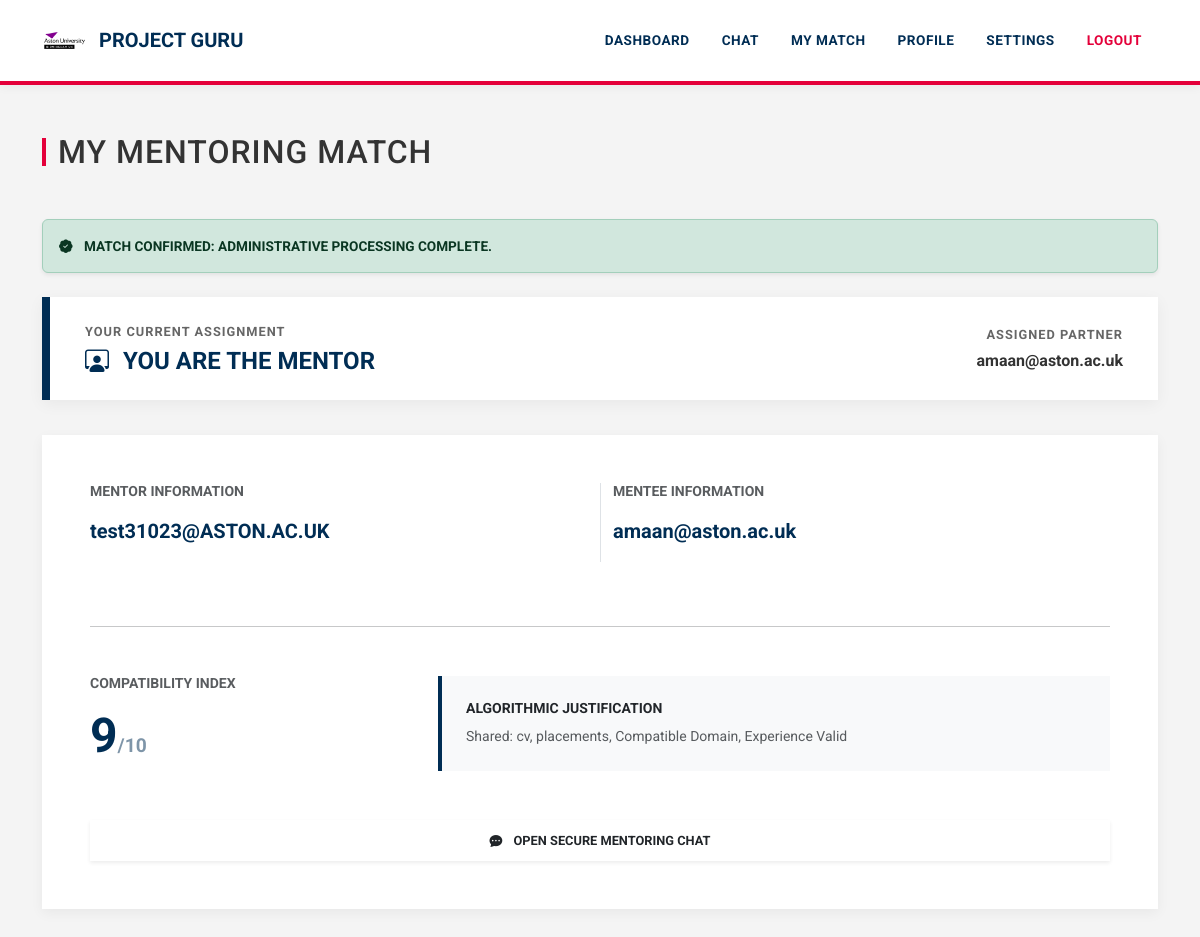
Page /match (signed in) on the committed database.
### tables this page shows
CREATE TABLE users (
    id INTEGER PRIMARY KEY AUTOINCREMENT,
    email TEXT UNIQUE,
    password TEXT,
    role TEXT,
    level TEXT,
    experience TEXT,
    domain TEXT,
    availability TEXT,
    location TEXT,
    status TEXT
, verification_code TEXT, is_verified INTEGER DEFAULT 0, reset_code TEXT);

CREATE TABLE matches (
    id INTEGER PRIMARY KEY AUTOINCREMENT,
    mentor_id INTEGER,
    mentee_id INTEGER,
    score INTEGER,
    reason TEXT,
    status TEXT DEFAULT 'pending',
    mentor_response TEXT DEFAULT 'pending',
    mentee_response TEXT DEFAULT 'pending'
, created_at TEXT);

### app.py (the view)
@app.route("/match")
def my_match():
    if "user_id" not in session:
        return redirect("/login")
    profile = get_active_profile()
    if not profile:
        return redirect("/dashboard")
    role = profile["role"]   # mentor OR mentee
    conn = get_db()
    user_id = session["user_id"]
    if role == "mentor":
        match = conn.execute("""
            SELECT * FROM matches
            WHERE mentor_id=? AND status IN ('approved', 'final')
            ORDER BY id DESC
        """, (user_id,)).fetchone()
    else:  # mentee
        match = conn.execute("""
            SELECT * FROM matches
            WHERE mentee_id=? AND status IN ('approved', 'final')
            ORDER BY id DESC
        """, (user_id,)).fetchone()
    mentor = None
    mentee = None
    mentor_q = None
    mentee_q = None
    if match:
        mentor = conn.execute("SELECT * FROM users WHERE id=?", (match["mentor_id"],)).fetchone()
        mentee = conn.execute("SELECT * FROM users WHERE id=?", (match["mentee_id"],)).fetchone()
        mentor_q = conn.execute("SELECT * FROM questionnaires WHERE user_id=?", (match["mentor_id"],)).fetchone()
        mentee_q = conn.execute("SELECT * FROM questionnaires WHERE user_id=?", (match["mentee_id"],)).fetchone()
    matches = conn.execute("""
        SELECT * FROM matches
        WHERE (mentor_id=? OR mentee_id=?) AND status='final'
    """, (user_id, user_id)).fetchall()
    conn.close()
    return render_template(
        "match.html",
        match=match,
        mentor=mentor,
        mentee=mentee,
        mentor_q=mentor_q,
        mentee_q=mentee_q,
        matches=matches,
        role=role,
        user_id=user_id
    )

### app.py (called while the page is built)
def get_db():
    conn = sqlite3.connect("database.db", timeout=30)
    conn.row_factory = sqlite3.Row
    return conn

def get_active_profile():
    if "profile_id" not in session:
        return None
    conn = get_db()
    profile = conn.execute("""
        SELECT * FROM profiles
        WHERE id=? AND user_id=?
    """, (session["profile_id"], session["user_id"])).fetchone()
    conn.close()
    return profile

### templates/match.html (shortened to what this page needs)
<!DOCTYPE html>
<html lang="en">
<head>
    <link href="https://cdn.jsdelivr.net/npm/bootstrap@5.3.2/dist/css/bootstrap.min.css" rel="stylesheet">
    <link rel="stylesheet" href="https://cdn.jsdelivr.net/npm/bootstrap-icons@1.11.3/font/bootstrap-icons.min.css">
</head>
<body>
{% include "navbar.html" %}
<div class="container mt-5 mb-5">
    <h2 class="mb-5">My Mentoring Match</h2>
    {% if match %}
        {% if match.status == "final" %}
            <div class="alert alert-success shadow-sm mb-4">
                <i class="bi bi-patch-check-fill me-2"></i> MATCH CONFIRMED: Administrative processing complete.
            </div>
            <div class="role-banner">
                <div>
                    <span class="role-text-primary">Your Current Assignment</span>
                    {% if user_id == match.mentor_id %}
                        <h3 class="role-title"><i class="bi bi-person-workspace me-2"></i> YOU ARE THE MENTOR</h3>
                    {% else %}
                        <h3 class="role-title"><i class="bi bi-mortarboard-fill me-2"></i> YOU ARE THE MENTEE</h3>
                    {% endif %}
                </div>
                <div class="role-partner text-end">
                    <span class="role-text-primary">Assigned Partner</span>
                    <span class="fw-bold">
                        {% if user_id == match.mentor_id %}{{ mentee.email }}{% else %}{{ mentor.email }}{% endif %}
                    </span>
                </div>
            </div>
            <div class="card match-card p-5">
                <div class="row mb-5">
                    <div class="col-md-6">
                        <h5 class="fw-bold text-uppercase small text-muted mb-3">Mentor Information</h5>
                        <p class="fw-bold fs-5" style="color: var(--aston-navy);">{{ mentor.email }}</p>
                    </div>
                    <div class="col-md-6 border-start">
                        <h5 class="fw-bold text-uppercase small text-muted mb-3">Mentee Information</h5>
                        <p class="fw-bold fs-5" style="color: var(--aston-navy);">{{ mentee.email }}</p>
                    </div>
                </div>
                <hr class="mb-5">
                <div class="row align-items-center">
                    <div class="col-md-4">
                        <h5 class="fw-bold text-uppercase small text-muted">Compatibility Index</h5>
                        <div class="fw-bold" style="font-size: 3rem; color: var(--aston-navy);">
                            {{ match.score }}<span style="font-size: 1.2rem; opacity: 0.5;">/10</span>
                        </div>
                    </div>
                    <div class="col-md-8">
                        <div class="p-4 bg-light border-start border-4" style="border-color: var(--aston-navy) !important;">
                            <h6 class="fw-bold text-uppercase small">Algorithmic Justification</h6>
                            <p class="text-muted mb-0 small" style="line-height: 1.6;">{{ match.reason }}</p>
                        </div>
                    </div>
                </div>
                <div class="mt-5">
                    <a href="/chat/{{match.id}}" class="btn btn-aston-navy w-100 py-3 shadow-sm">
                        <i class="bi bi-chat-dots-fill me-2"></i> Open Secure Mentoring Chat
                    </a>
                </div>
            </div>
        {% endif %}
    {% else %}
        <div class="text-center py-5">
            <i class="bi bi-person-x text-muted" style="font-size: 4rem; opacity: 0.2;"></i>
            <p class="text-muted mt-3 fw-bold">No active mentoring pairings found.</p>
            <a href="/dashboard" class="btn btn-outline-dark mt-2 border-2 fw-bold">RETURN TO DASHBOARD</a>
        </div>
    {% endif %}
</div>
</body>
</html>

### templates/match.html (style rules this page uses)
:root { --aston-navy: #002d54; --aston-red: #e4003a; --aston-grey: #f4f4f4; --aston-dark-grey: #333333; }
body { background-color: var(--aston-grey); font-family: 'Roboto', Arial, sans-serif; color: var(--aston-dark-grey); }
h2 { color: var(--aston-navy); font-weight: 700; text-transform: uppercase; letter-spacing: 1px; display: flex; align-items: center; }
h2::before { content: ""; display: inline-block; width: 4px; height: 28px; background: var(--aston-red); margin-right: 12px; }
.role-banner { background-color: white; border-left: 8px solid var(--aston-navy); padding: 25px 35px; box-shadow: 0 4px 15px rgba(0,0,0,0.05); display: flex; align-items: center; justify-content: space-between; margin-bottom: 35px; }
.role-text-primary { font-size: 0.8rem; text-transform: uppercase; font-weight: 700; color: #666; letter-spacing: 1px; margin-bottom: 5px; display: block; }
.role-title { color: var(--aston-navy); font-weight: 700; font-size: 1.5rem; margin: 0; }
.match-card { background: white; border: none; border-radius: 0; box-shadow: 0 4px 12px rgba(0,0,0,0.05); border-top: 5px solid var(--aston-navy); }
.alert { border-radius: 0; font-weight: 700; text-transform: uppercase; font-size: 0.85rem; border: none; border-left: 5px solid; }
.alert-success { border-left-color: #198754; background-color: #e8f5e9; color: #1b5e20; }
.btn-aston-navy { background-color: var(--aston-navy); color: white; border: none; border-radius: 0; font-weight: 700; text-transform: uppercase; }

### templates/navbar.html (style rules this page uses)
:root { --aston-navy: #002d54; --aston-red: #e4003a; --aston-grey: #f4f4f4; --aston-dark-grey: #333333; }
body { background-color: var(--aston-grey) !important; font-family: 'Roboto', Arial, sans-serif !important; color: var(--aston-dark-grey); }
.card { border: none !important; border-radius: 0 !important; box-shadow: 0 4px 12px rgba(0,0,0,0.05) !important; }
.btn { border-radius: 0 !important; font-weight: 700 !important; text-transform: uppercase; font-size: 0.8rem; padding: 10px 25px !important; }

### rows in the picture
users: email "amaan@aston.ac.uk"
users: email "test31023@ASTON.AC.UK"
matches: score "9", reason "Shared: cv, placements, Compatible Domain, Experience Valid"
